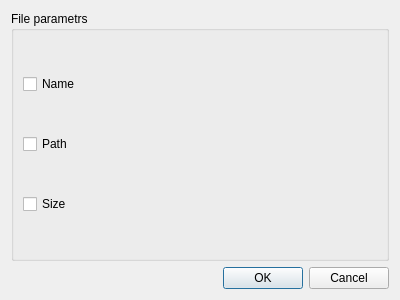
<?xml version="1.0" encoding="UTF-8"?>
<ui version="4.0">
 <class>SettingsDialog</class>
 <widget class="QDialog" name="SettingsDialog">
  <property name="geometry">
   <rect>
    <x>0</x>
    <y>0</y>
    <width>400</width>
    <height>300</height>
   </rect>
  </property>
  <property name="windowTitle">
   <string>Dialog</string>
  </property>
  <layout class="QVBoxLayout" name="verticalLayout">
   <item>
    <widget class="QGroupBox" name="groupBox">
     <property name="title">
      <string>File parametrs</string>
     </property>
     <layout class="QVBoxLayout" name="verticalLayout_2">
      <item>
       <widget class="QCheckBox" name="checkBox">
        <property name="text">
         <string>Name</string>
        </property>
       </widget>
      </item>
      <item>
       <widget class="QCheckBox" name="checkBox_2">
        <property name="text">
         <string>Path</string>
        </property>
       </widget>
      </item>
      <item>
       <widget class="QCheckBox" name="checkBox_3">
        <property name="text">
         <string>Size</string>
        </property>
       </widget>
      </item>
     </layout>
    </widget>
   </item>
   <item>
    <widget class="QDialogButtonBox" name="buttonBox">
     <property name="orientation">
      <enum>Qt::Horizontal</enum>
     </property>
     <property name="standardButtons">
      <set>QDialogButtonBox::Cancel|QDialogButtonBox::Ok</set>
     </property>
    </widget>
   </item>
  </layout>
 </widget>
 <resources/>
 <connections>
  <connection>
   <sender>buttonBox</sender>
   <signal>accepted()</signal>
   <receiver>SettingsDialog</receiver>
   <slot>accept()</slot>
   <hints>
    <hint type="sourcelabel">
     <x>248</x>
     <y>254</y>
    </hint>
    <hint type="destinationlabel">
     <x>157</x>
     <y>274</y>
    </hint>
   </hints>
  </connection>
  <connection>
   <sender>buttonBox</sender>
   <signal>rejected()</signal>
   <receiver>SettingsDialog</receiver>
   <slot>reject()</slot>
   <hints>
    <hint type="sourcelabel">
     <x>316</x>
     <y>260</y>
    </hint>
    <hint type="destinationlabel">
     <x>286</x>
     <y>274</y>
    </hint>
   </hints>
  </connection>
 </connections>
</ui>
